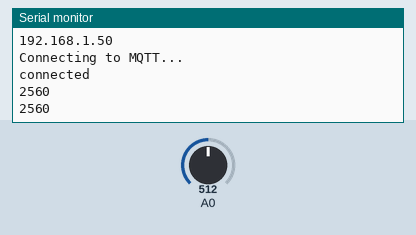
Bench run of a sketch on a simulated ESP8266 (NodeMCU). Parts: the last lines printed to the serial monitor. Inputs (shaded band) come from the test bench; at power-on: A0 = 512. WiFi joins after 1.5 s; servers stay silent unless stated; no MQTT or app messages arrive unless stated.

Above: at 2.7 s.
2.8 s: A0 set to 716
At 3.9 s:
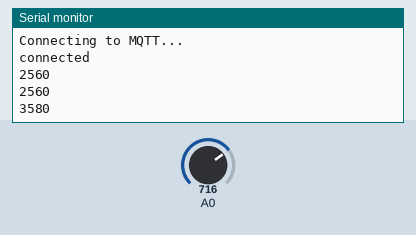
4.3 s: A0 set to 900
At 5.4 s:
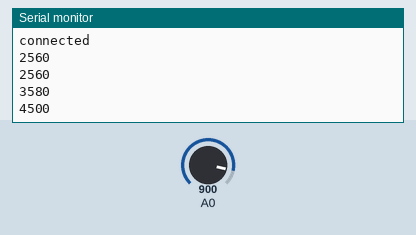
Timing chart, 0 to 7.3 s (numbered marks = the images above; inputs shaded):
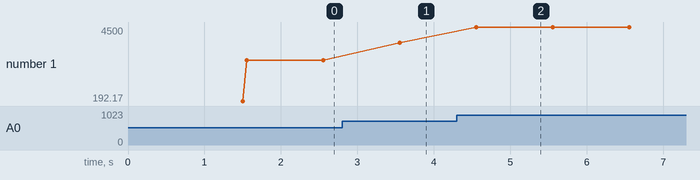

Measured:
- after the input at 2.8 s, the serial monitor: prints a new line after 0.76 s (image 1)
- after the input at 4.3 s, the serial monitor: prints a new line after 0.26 s (image 2)
- plotted number 1: 2560 → 3580 after the input at 2.8 s, 3580 → 4500 after the input at 4.3 s

The sketch:

sketch_mar24a.ino
```cpp
#include <PubSubClient.h>
#include <ESP8266WiFi.h> // Enables the ESP8266 to connect to the local network (via WiFi)


const char* ssid = "Paran iPhone";
const char* password =  "paran123456";
const char* mqttServer = "m12.cloudmqtt.com";
const int mqttPort = 19471;
const char* mqttUser = "titfboib";
const char* mqttPassword = "PX9XmPFN0TbL";
const char* mqtt_server = "192.168.2.2";

int val = 0;

WiFiClient espClient;
PubSubClient client(mqttServer, 19471, espClient);

void setup() {

  Serial.begin(115200);
  WiFi.mode(WIFI_STA);
  WiFi.begin(ssid, password);

  while (WiFi.status() != WL_CONNECTED) {
    delay(500);
    Serial.print(".");
  }

  Serial.println("Connected to the WiFi network");
  Serial.println(WiFi.localIP());

//  Serial.println(espClient.get("http://www.arduino.cc/asciilogo.txt"));

  client.setServer(mqttServer, mqttPort);

  while (!client.connected()) {
    Serial.println("Connecting to MQTT...");

    if (client.connect("ESP32Client", mqttUser, mqttPassword)) {

      Serial.println("connected");

    } else {

      Serial.print("failed with state ");
      Serial.print(client.state());
      delay(2000);

    }
  }


}

void loop() {

//  if(abs(analogRead(A0) - val) > 10) {

    val = analogRead(A0) * 5;
    if(val != 0) {
      String str;
      str=String(val);
      char charBuf[50];
      str.toCharArray(charBuf, 50);

      client.publish("esp/test", charBuf);
//  }
  Serial.println(val);
    }


  client.loop();
  delay(1000);
}
```
